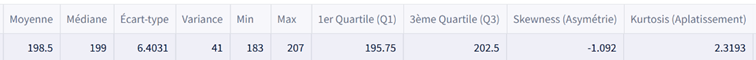
#> input picture ffvb_scraper/IMG/poids.png, 756 x 60 px
$ python -i ocr_cv_extractor.py   (imports and definitions only)
#> lines starting #> are read from the running program, lines starting #| are printed output that depends on the picture
# ocr_cv_extractor.py
"""
Extracteur OCR pour analyser les images CV des joueurs et extraire
toutes les informations textuelles (taille, poids, poste, statistiques, etc.)
"""

import requests
import cv2
import numpy as np
from PIL import Image
import pytesseract
import re
import csv
import json
from urllib.parse import urljoin, unquote
import os
from datetime import datetime

class FFVBOCRExtractor:
    def __init__(self):
        # Configuration OCR
        self.setup_ocr()
#> (the call stopped at in setup_ocr, `test_result = pytesseract.get_tesseract_version()`: pytesseract is not available in this run)

        # Dictionnaire pour mapper les termes détectés
        self.field_mapping = {
            'poste': ['poste', 'position', 'rôle'],
            'taille': ['taille', 'height', 'cm'],
            'poids': ['poids', 'weight', 'kg'],
            'age': ['âge', 'age', 'ans'],
            'naissance': ['né', 'birth', 'naissance'],
            'club': ['club', 'équipe', 'team'],
            'selection': ['sélection', 'selection', 'caps'],
            'points': ['points', 'pts'],
            'matches': ['matches', 'rencontres', 'games']
        }

        # Fichier de sortie
        self.output_file = 'ffvb_players_ocr_enhanced.csv'
        self.setup_output_file()

    def setup_ocr(self):
        """Configure Tesseract OCR"""
        try:
            # Configuration OCR pour le français
            self.ocr_config = '--psm 6 -l fra'

            # Test de Tesseract
            test_result = pytesseract.get_tesseract_version()
            print(f"✅ Tesseract version: {test_result}")

        except Exception as e:
            print(f"❌ Erreur configuration OCR: {e}")
            print("💡 Installez Tesseract: https://github.com/tesseract-ocr/tesseract")
            raise

    def setup_output_file(self):
        """Initialise le fichier CSV de sortie"""
        with open(self.output_file, 'w', newline='', encoding='utf-8') as f:
            writer = csv.writer(f)
            writer.writerow([
                'nom_joueur', 'numero', 'poste_ocr', 'taille_ocr', 'poids_ocr',
                'age_ocr', 'date_naissance_ocr', 'club_ocr', 'selections_ocr',
                'points_ocr', 'matches_ocr', 'autres_stats_ocr', 'texte_complet_ocr',
                'url_image', 'confiance_ocr', 'date_extraction'
            ])

    # [73 lines left out: functions process_players_from_csv, extract_ocr_from_image_url, not called in this run]

    def extract_ocr_from_image(self, image):
        """Extrait le texte depuis une image PIL"""
        try:
            # Préprocessing de l'image pour améliorer l'OCR
            processed_image = self.preprocess_image(image)

            # Extraction OCR
            text = pytesseract.image_to_string(processed_image, config=self.ocr_config)

            if not text.strip():
                return None

            # Extraction des données structurées
            structured_data = self.parse_ocr_text(text)
            structured_data['texte_complet_ocr'] = text.strip()

            # Calculer confiance OCR
            try:
                data = pytesseract.image_to_data(processed_image, config=self.ocr_config, output_type=pytesseract.Output.DICT)
                confidences = [int(conf) for conf in data['conf'] if int(conf) > 0]
                avg_confidence = sum(confidences) / len(confidences) if confidences else 0
                structured_data['confiance_ocr'] = f"{avg_confidence:.1f}%"
            except:
                structured_data['confiance_ocr'] = "N/A"

            return structured_data

        except Exception as e:
            print(f"   ❌ Erreur OCR: {e}")
            return None

    def preprocess_image(self, image):
        """Prétraite l'image pour améliorer la qualité OCR"""
        try:
            # Convertir en OpenCV
            opencv_image = cv2.cvtColor(np.array(image), cv2.COLOR_RGB2BGR)
#> opencv_image is the input picture: shape (60, 756, 3); mean B, G, R 243.3, 237, 236.5

            # Convertir en niveaux de gris
            gray = cv2.cvtColor(opencv_image, cv2.COLOR_BGR2GRAY)

            # Améliorer le contraste
            clahe = cv2.createCLAHE(clipLimit=2.0, tileGridSize=(8,8))
            gray = clahe.apply(gray)
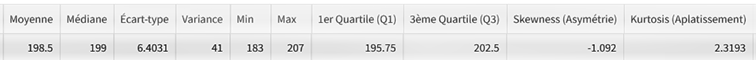
#> gray: shape (60, 756); min 16, max 255, mean 230

            # Réduire le bruit
            gray = cv2.medianBlur(gray, 3)
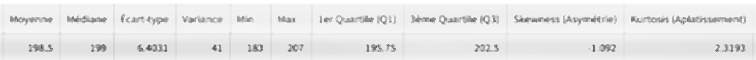
#> gray: shape (60, 756); min 79, max 255, mean 231.9

            # Binarisation adaptive
            binary = cv2.adaptiveThreshold(
                gray, 255, cv2.ADAPTIVE_THRESH_GAUSSIAN_C, cv2.THRESH_BINARY, 11, 2
            )
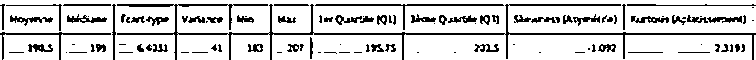
#> binary: shape (60, 756); 83.2% white; black in thin lines or dots

            # Reconvertir en PIL
            processed = Image.fromarray(binary)

            return processed

        except Exception as e:
            print(f"   ⚠️ Erreur preprocessing: {e}")
            return image  # Retourner image originale si échec

    # [219 lines left out: functions parse_ocr_text, normalize_position, extract_other_stats, save_enhanced_player, main, analyze_ocr_results, not called in this run]

# [2 lines not run here, left out]

>>> import cv2
>>> picture = cv2.cvtColor(cv2.imread('IMG/poids.png'), cv2.COLOR_BGR2RGB)
#> (the run stopped early here; a loop or call above may not have finished)

$ run again, on ffvb_scraper/IMG/taille.png
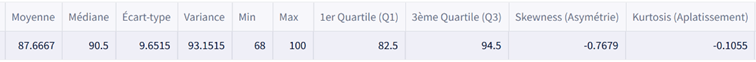
#> input picture ffvb_scraper/IMG/taille.png, 756 x 62 px
#> in preprocess_image, opencv_image is the input picture: shape (62, 756, 3); mean B, G, R 243.1, 236.8, 236.3
#> in preprocess_image, `gray = cv2.medianBlur(gray, 3)`:
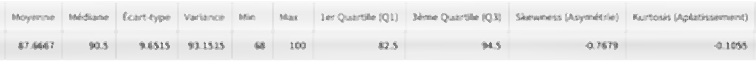
#> gray: shape (62, 756); min 66, max 255, mean 232.9
#> in preprocess_image, `binary = cv2.adaptiveThreshold( gray, 255, cv2.ADAPTIVE_THRESH_GAUSSIA..`:
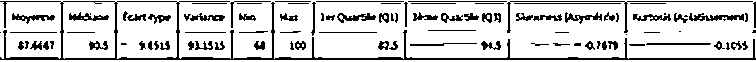
#> binary: shape (62, 756); 82% white; black in thin lines or dots
